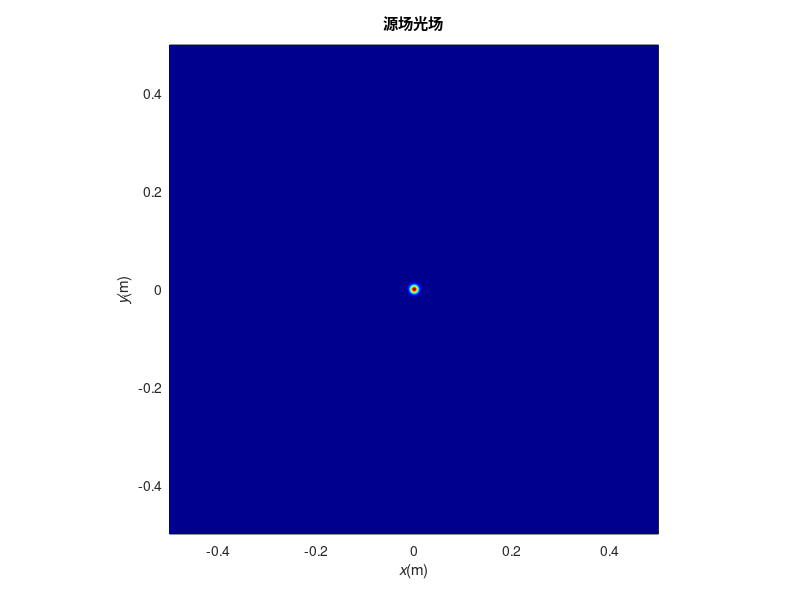
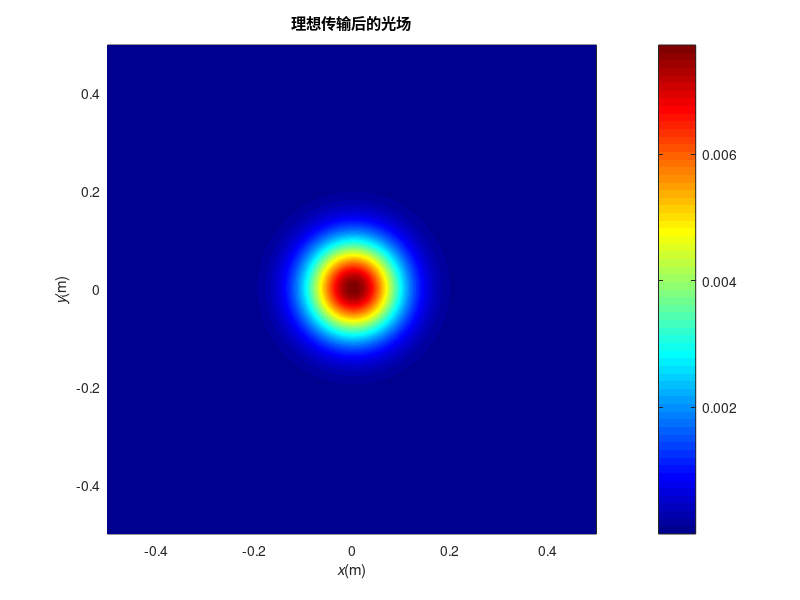
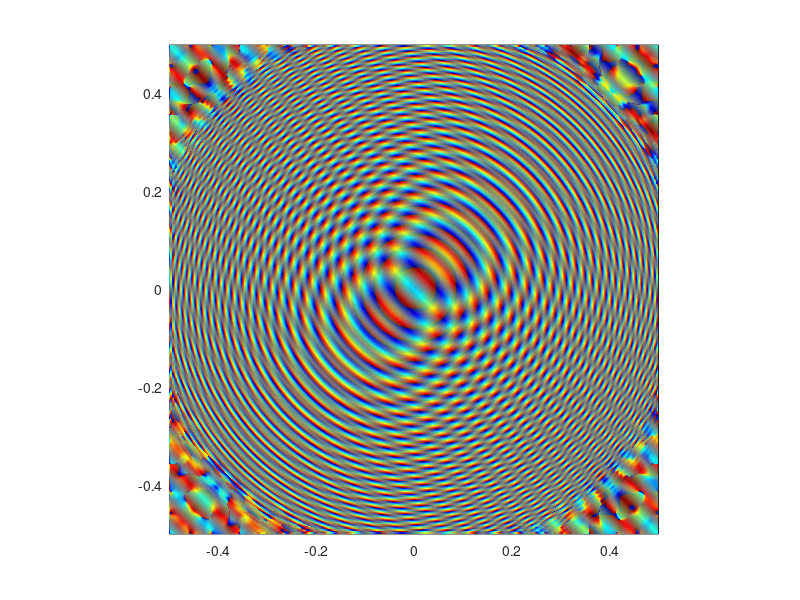

The MATLAB script that drew these images, in order: (Note: this script raises an error after producing the figures.)
clc
clear 
close all
%%参数设置
z=3300;              % z传输距离,单位m
N=1000;             % N采样点数目
w0=0.012;            % 束腰半径,单位m
a=0.1;               % 光束的指数衰减因子
Cn2=5*10.^-15;       % 湍流结构常数
lambda=1550*10.^-9;  % 波长,单位m
k=2*pi/lambda;

%普通高斯光束参数
z1 =0;
n_i=1.0;                                   % 背景空间折射率
k0=k*n_i;                                  % 背景空间的波数
ZR=k0*w0^2/2;                              % 瑞利距离                                        
w=w0*sqrt(1+(z1/ZR)^2);                    % 传播到z处的束宽
R=ZR*(z1/ZR+ZR/z1);                        % 等相位面曲率半径
Phi=atan(z1/ZR);                           % 相位因子
%普通高斯光束参数

bushu=16;            % 生成15个等间距相位屏
deltz=z/bushu;       % 设置相位屏间距,单位m
M = 1;
m0 =3;               % 涡旋拓扑荷数
d = 0.066;           % 横向位移参数,单位m
%r1=(2.^0.5).*d;      % 主环半径,单位m 
r1= 0.1;
r0 = (0.4229.*(k.^2).*Cn2.*deltz).^(-3/5); %大气相干长度
L0=10;               % 外尺度,单位m
l0=0.01;             % 内尺度,单位m
L = 1;               % 输入屏尺寸,单位m
L2 = 1;              % 相位屏尺寸,单位m
subh = 3;            % 次谐波次数
delta=L/N;           % 步长，即空间采样间隔，单位m
delta1=L2/N;         % 步长，即空间采样间隔，单位m
x=(-N/2:N/2-1)*delta;
y=x;
[X, Y]=meshgrid(x,y);
[theta,r] = cart2pol(X,Y);
%r=(X.^2+Y.^2).^0.5;
%%参数设置
%X = r.*cos(theta);
%Y = r.*sin(theta);

%%高斯光束电场表达式
E0=(1/(1+1i*z1./ZR)).*exp(-(r.^2./w0^2)./(1+1i*z1./ZR)).*exp(1i*k0.*z1);
%%高斯光束电场表达式

figure (1)
I0 =abs(E0).^2;
pcolor(x,y,I0);  
title("源场光场");
colormap("jet")
shading interp;
axis on;
axis square;  %输出正方形图像
xlabel('{\itx}(m)');
ylabel('{\ity}(m)');

% figure (2)
% phase1=(angle(E0)*180/pi);
% pcolor(X,Y,phase1); 
% colormap("Gray");
% shading interp;
% axis on;
% axis square;  %输出正方形图像
% colormap("jet")


%%未加湍流条件下的传输
x1=linspace(-L./2,L./2,N).*N; % *N就给出频域坐标
y1=linspace(-L./2,L./2,N).*N;
[kethi,nenta]=meshgrid(x1,y1);
U0=E0;
H=exp(1i.*k.*z.*(1-(lambda.^2).*(kethi.^2+nenta.^2)./2));  % 传递函数H
G0=fftshift(fft2(U0));                 % 衍射面上光场的傅里叶变换
G=G0.*H;                               % 光场的频谱与传递函数相乘
U=ifft2(G);                            % 在观察屏上的光场分布
I1=U.*conj(U);                         % 在观察屏上的光强分布
figure (3)
pcolor(x,y,I1); 
title("理想传输后的光场");
colormap("jet");
colorbar;
axis on;
shading interp;
axis square;  %输出正方形图像
xlabel('{\itx}(m)');
ylabel('{\ity}(m)');


figure (4)
phase2=(angle(U)*180/pi);
pcolor(X,Y,phase2); 
colormap("Gray");
shading interp;
axis on;
axis square;  %输出正方形图像
colormap("jet")
%%未加湍流条件下的传输

%%加湍流条件下的传输
UT = E0;
del_f=1/(N*delta1);              % 频率间隔
fx=(-N/2:N/2-1)*del_f;           % 横向频率
[kx ,ky]=meshgrid(2*pi*fx);      % 生成网格坐标矩阵
[th ,ka]=cart2pol(kx, ky);       % 直极转化
km=5.92/l0;
k0=2*pi/L0;
PSD_phi=0.033*Cn2*exp(-(ka/km).^2)./(ka.^2+k0.^2).^(11/6);%修正的von karman大气湍流谱模型
PSD_phi(N/2+1,N/2+1)=0;
cn=2.*pi.*(k.^2).*deltz.*PSD_phi.*(2.*pi.*del_f).^2;% 相位扰动的幅度

sum =0;
%for n = 1:2

h=waitbar(0,'计算中，请等待...');
for l=1:bushu

 %% 高频部分
 %生成大小为 N x N 的高斯随机数矩阵，然后将其加上相应幅度的湍流相位扰动
 %最后进行逆傅里叶变换 (ift2) 得到空间域中的相位畸变。
 phz_hi=ift2((randn(N)+1i*randn(N)).*sqrt(cn),1);
 phz_hi=real(phz_hi);
 %% 高频部分

 %% 低频补偿
phz_lo=zeros(size(phz_hi));
for p=1:subh
del_fp=1/(3^p*L2);
fx1=(-1:1)*del_fp;
[kx1, ky1]=meshgrid(2*pi*fx1);
[th1 ,k1]=cart2pol(kx1,ky1);
km=5.92/10;
k0=2*pi/L0;  %outscale frequency
PSD_phi1=0.033*Cn2*exp(-(k1/km).^2)./(k1.^2+k0.^2).^(11/6);
PSD_phi1(2,2)=0;
cn1=2*pi*k.^2*deltz.*PSD_phi1.*(2*pi*del_fp).^2;
cn1=(randn(3)+1i*randn(3)).*sqrt(cn1);
SH=zeros(N);
    for ii=1:9
    SH=SH+cn1(ii)*exp(1i*(kx1(ii)*X+ky1(ii)*Y)) ;
    end
    phz_lo=phz_lo+SH;
 end
  %% 低频补偿

phz_lo=real(phz_lo)-mean(real(phz_lo(:)));
phz=phz_hi+phz_lo;
figure (5)
pcolor(kx,ky,phz); 
colormap("jet")
axis on;
shading interp;
axis square;  %输出正方形图像
colorbar;
title("低频补偿后的大气湍流随机相位屏");
% xlabel('{\itx}(m)');
% ylabel('{\ity}(m)');

x2=linspace(-L/2,L./2,N).*N; % *N就给出频域坐标
y2=linspace(-L/2,L./2,N).*N;
[kethi2,nenta2]=meshgrid(x2,y2);

%%判断是否是第一次循环，第一次循环时不叠加随机相位屏
   if l == 1
       G1=fftshift(fft2(UT));                 %衍射面上光场的傅里叶变换
   else
       G1 = G1.*exp(1i.*phz);
   end
%%判断是否是第一次循环，第一次循环时不叠加随机相位屏

H=exp(1i*k*deltz.*(1-(lambda.^2).*(kethi2.^2+nenta2.^2)./2)); %传递函数H
G1=G1.*H;                                % 光场的频谱与传递函数相乘
Ut=ifft2(G1);                            % 在观察屏上的光场分布
    if l ~= max(bushu)
    I2=Ut.*conj(Ut); 
    figure (6)
    pcolor(x,y,I2);
    nu = l-1;
    title("经"+nu+"次大气湍流传输后的光场");
    colormap("jet")
    axis on;
    shading interp;
    axis square;  %输出正方形图像
    axis image;
    xlabel('{\itx}(m)');
    ylabel('{\ity}(m)');
    end
       shijian=num2str(fix(l/bushu*100));
       waitbar(l/bushu,h,['请等待，已完成',shijian,'%']);
end
close(h);
%%加湍流条件下的传输

%sum = sum + Ut;
%end
%U = sum/2;

%an = 1./((2.*pi).^0.5).*int(Ut.*exp(-1i.*n.*r2),r2,0,2.*pi);

figure (7)
phase3=(angle(Ut)*180/pi);
pcolor(X,Y,phase3); 
colormap("Gray");
shading interp;
axis on;
axis square;  %输出正方形图像
colormap("jet")

I3=Ut.*conj(Ut);                          %在观察屏上的光强分布
figure (8)
pcolor(x,y,I3); 
nu2 = bushu -1;
title("经"+nu2+"次大气湍流传输后的光场");
colormap("jet")
shading interp;
axis square;  %输出正方形图像
axis image;
colorbar;
xlabel('{\itx}(m)');
ylabel('{\ity}(m)');